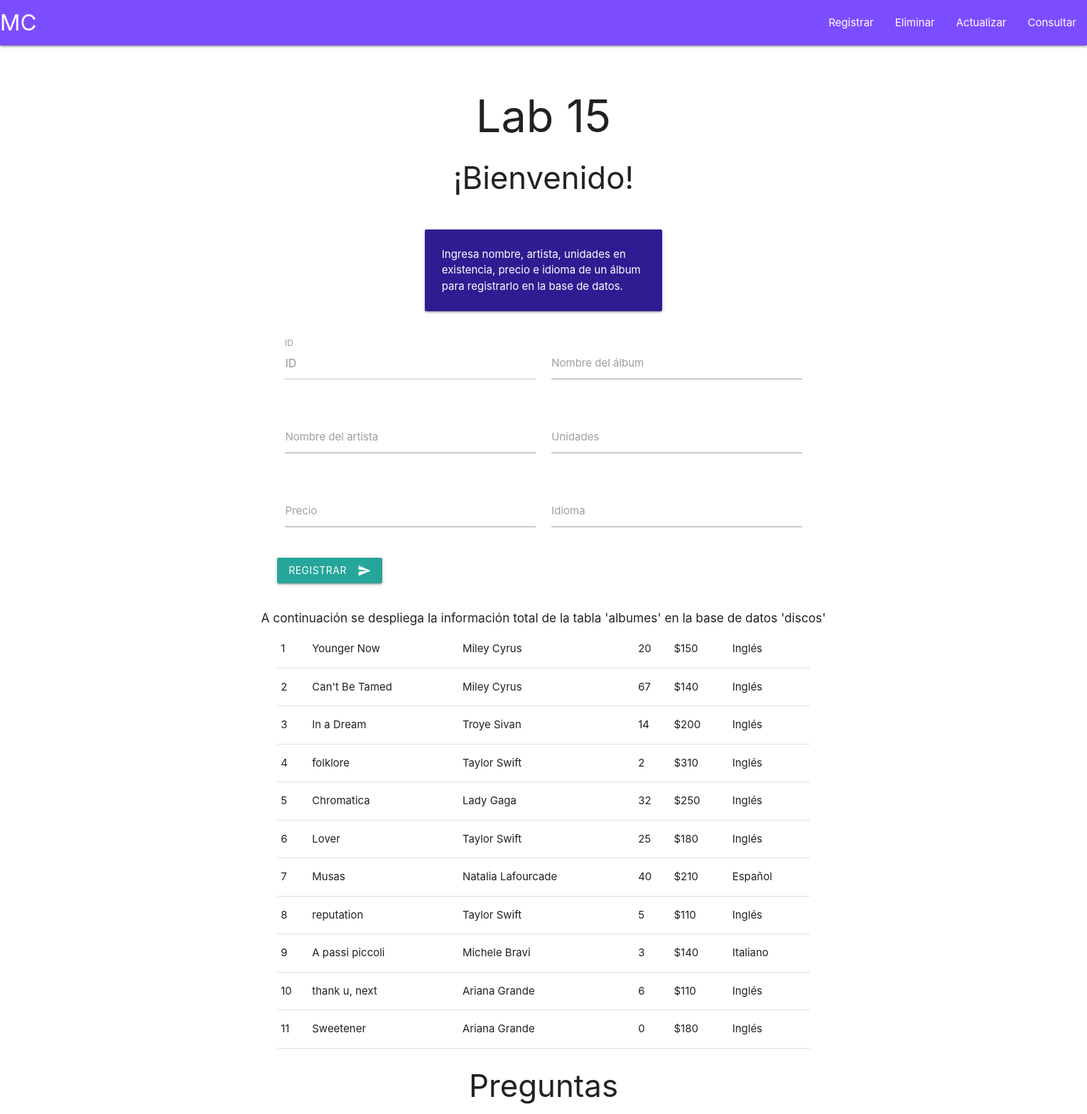
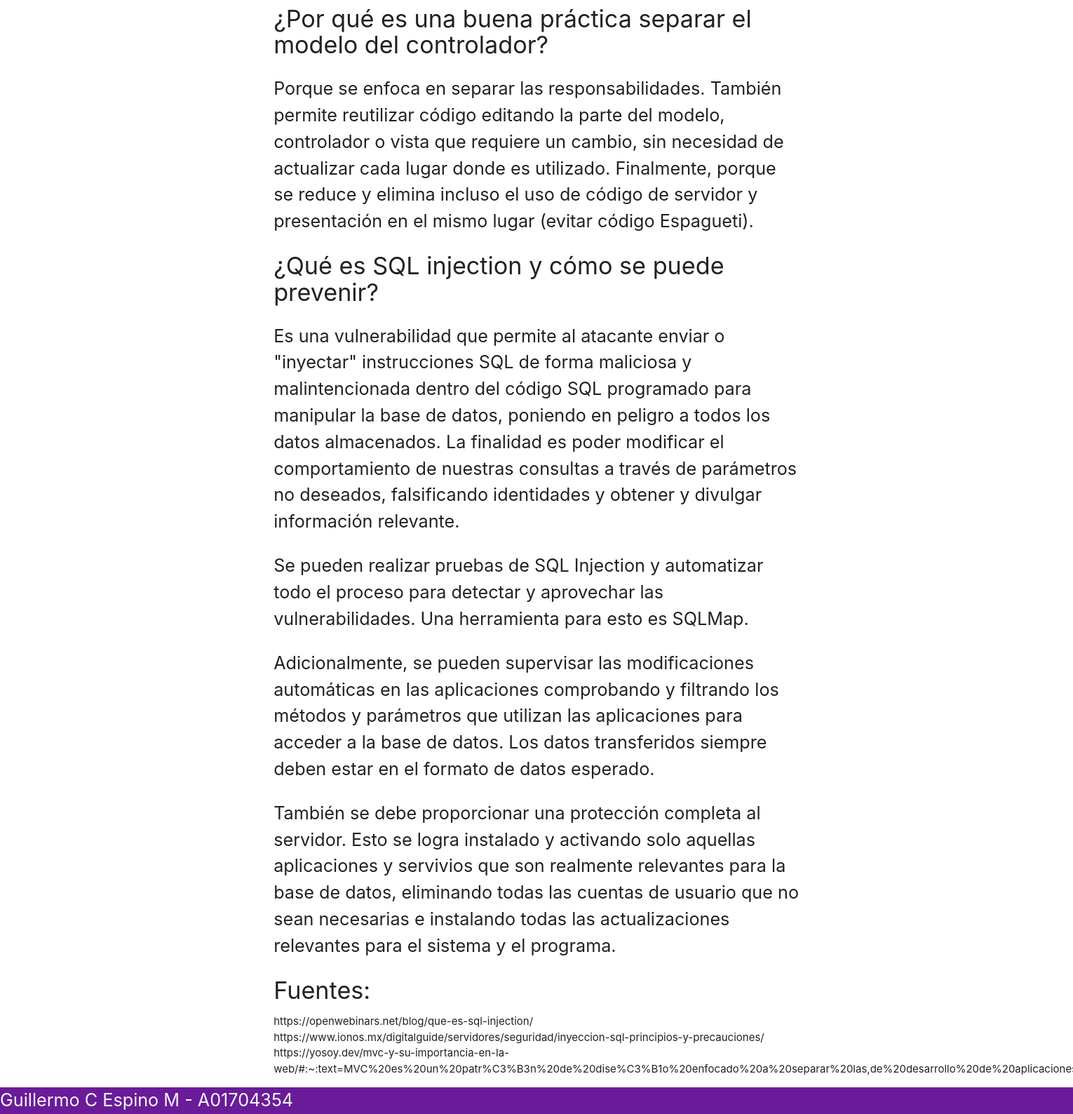
The page /Lab15/index.php on the database its author committed (2 pictures, top to bottom).
### tables this page shows
CREATE TABLE `albumes` (
  `id` int(11) NOT NULL,
  `nombre` varchar(50) NOT NULL,
  `artista` varchar(40) NOT NULL,
  `unidades` int(11) NOT NULL,
  `precio` float NOT NULL,
  `idioma` varchar(20) NOT NULL
);

### Lab15/index.php (called while the page is built, shortened)
<?php
require_once("util.php");
require_once("model.php");
$result = getAlbumes();
include("_informacionTotal.html");
?>

### Lab15/model.php (called while the page is built, shortened)
<?php
function connectDb(){
    $servername = "localhost";
    $username = "root";
    $password = "";
    $dbname = "discos";
    $con = mysqli_connect($servername, $username, $password, $dbname);
    return $con;
}
function getAlbumes(){
    $conn = connectDb();
    $sql = "SELECT id, nombre, artista, unidades, precio, idioma FROM albumes";
    $result = mysqli_query($conn,$sql);
    return $result;
}
?>

### Lab15/util.php (the view, shortened to what this page needs)
<?php
function despliegaInfo($result){
    $tabla = "<table>";
    if(mysqli_num_rows($result) > 0){
    while($row = mysqli_fetch_assoc($result)){
        $tabla .= "<tr>";
        $tabla .= "<td>" . $row["id"] . "</td>";
        $tabla .= "<td>" . $row["nombre"] . "</td>";
        $tabla .= "<td>" . $row["artista"] . "</td>";
        $tabla .= "<td>" . $row["unidades"] . "</td>";
        $tabla .= "<td>" ."$". $row["precio"] . "</td>";
        $tabla .= "<td>" . $row["idioma"] . "</td>";
        $tabla .= "</tr>";
        }
    $tabla .= "</table>";
    return $tabla;
    }
}
?>

### rows shown on the page
albumes: id "1", nombre "Younger Now", artista "Miley Cyrus", unidades "20", precio "150", idioma "Inglés"
albumes: id "2", nombre "Can't Be Tamed", artista "Miley Cyrus", unidades "67", precio "140", idioma "Inglés"
albumes: id "3", nombre "In a Dream", artista "Troye Sivan", unidades "14", precio "200", idioma "Inglés"
albumes: id "4", nombre "folklore", artista "Taylor Swift", unidades "2", precio "310", idioma "Inglés"
albumes: id "5", nombre "Chromatica", artista "Lady Gaga", unidades "32", precio "250", idioma "Inglés"
albumes: id "6", nombre "Lover", artista "Taylor Swift", unidades "25", precio "180", idioma "Inglés"
albumes: id "7", nombre "Musas", artista "Natalia Lafourcade", unidades "40", precio "210", idioma "Español"
albumes: id "8", nombre "reputation", artista "Taylor Swift", unidades "5", precio "110", idioma "Inglés"
albumes: id "9", nombre "A passi piccoli", artista "Michele Bravi", unidades "3", precio "140", idioma "Italiano"
albumes: id "10", nombre "thank u, next", artista "Ariana Grande", unidades "6", precio "110", idioma "Inglés"
albumes: id "11", nombre "Sweetener", artista "Ariana Grande", unidades "0", precio "180", idioma "Inglés"
